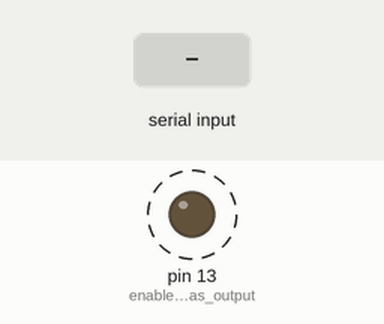
Recording of a sketch running on a simulated Arduino Uno, built with avr-gcc and run on an emulated ATmega328P. Parts: output pins drawn as LEDs (lit = HIGH). Dashed ring = blinking. The test bench sets the inputs (shaded band). EEPROM starts erased; what the sketch prints to the serial monitor is not drawn.

Above: at 1.2 s.
1.3 s: "R" received over Serial
Timing chart, 0 to 9.5 s (numbered marks = the images above; inputs shaded):
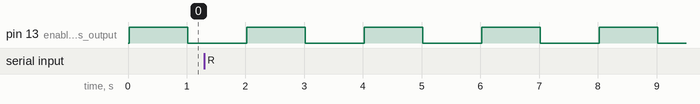

The sketch:

combining_interrupts.ino
```cpp
#include <Arduino.h>
#include <avr/wdt.h> // need for watchdog interrupt
#include <EEPROM.h> // need for EEPROM access

/*
Three interrupt example

James H. Bannock, 2017
Norges teknisk-naturvitenskapelige universitet (NTNU)

This program uses a timer to read the onboard chip temperature every second, if
the temperature is below a limit the watchdog function is reset, else the
watchdog will trigger a reset of the Arduino. The program also includes a serial
interrupt to read in data from the serial port.

*/

#define TEMP_LIMIT 36 // limit to trip watchdog

void setup() {
  Serial.begin(9600); (!Serial); // setup serial port
  pinMode(13,OUTPUT); // enable LED pin as output

  // EEPROM.read(0) stores a value 'E' if the watchdog reset the Arduino
  if (EEPROM.read(0) == 'E') Serial.println("Temperature Limit Exceeded - Reset!");

  // If the chip if hot, wait for it to cool down, use the LED to indicate
  while(getChipTemp() > TEMP_LIMIT) {
    digitalWrite(13, HIGH); delay(25);
    digitalWrite(13, LOW); delay(25);
  }

  // Chip is now cool, write an 'N', if the Arduino is now reset it wont show
  // the error message in Line 30
  EEPROM.write(0,'N');

  setupWatchdog(); // abstract watchdog setup
  setupTimer(); // abstract timer setup
  Serial.println(F("My Instrument")); // shows that instrument is ready
}

void serialEvent() { // serial port interrupt
  switch (Serial.read()) { // read first byte to choose operation
    case 'R': // run
    runExperiment(); // go to runExperiment() function
    break;
  }
}

ISR(TIMER1_COMPA_vect) {
  // toggle LED so we can see the ISR is active
  (digitalRead(13))? digitalWrite(13, LOW) : digitalWrite(13, HIGH);

  // if temperature is less than limit then safe to reset the watchdog
  if (getChipTemp() < TEMP_LIMIT) wdt_reset(); // resets watchdog
}

ISR(WDT_vect) { // Interrupt Service Routine (ISR) for WatchDog Timer (WDT)
  EEPROM.write(0,'E'); // store an 'E' to trigger an error message upon reset
                       // at line 30
}

void loop() {}

void setupWatchdog() {
  cli(); // turn off interrupts
  wdt_reset(); // reset the watchdog before making changes
  WDTCSR |= (1<<WDCE) | (1<<WDE); // needed to allow settings to be changed

  // WDIE = WatchDog Interrupt enable
  // WDE = WatchDog System reset enable
  // WDP = WatchDog Prescaler (configure these for different timings)
  // combination of WDP0, WDP1 and WDP2 enabled gives a timer of 2 s
  WDTCSR = (1<<WDIE) | (1<<WDE) | (0<<WDP3) | (1<<WDP2) | (1<<WDP1) | (1<<WDP0);
  sei(); // turn on interrupts
}

void setupTimer() {
  noInterrupts(); // turn off interrupts
  TCCR1A = 0; // reset Timer/Counter Control Register A for Timer 1
  TCCR1B = 0; // reset Timer/Counter Control Register B for Timer 1

  OCR1A = 15625; // set a timer value equivalent to 1 s

  // enable 1/1024 prescaling
  TCCR1B |= (1 << CS10);
  TCCR1B |= (1 << CS12);

  TCCR1B |= (1 << WGM12); // enable Clear Timer on Compare (CTC) mode
  TIMSK1 |= (1 << OCIE1A); // enable ISR
  interrupts(); // turn on interrupts
}

void runExperiment() { // dummy experiment
  for (int process = 0; process < 100; process++) { // 100 repeats
    Serial.print("Process "); Serial.println(process); // print proces number
    // print chip temperature so we can see it increase
    Serial.print("Current Chip Temp: "); Serial.println(getChipTemp());
    delay(1000); // delay to simulate other functions
  }
}

float getChipTemp() {
  // code required to acquire chip temperature from Atmel 328
  ADMUX = (_BV(REFS1) | _BV(REFS0) | _BV(MUX3)); // setup MUX for pin A8
  ADCSRA |= _BV(ADEN); // enable ADC enable (ADEN) in ADC Control and Status
                       // Register A (ADCSRA)
  delay(20);

  ADCSRA |= _BV(ADSC); // start ADC conversion

  while (bit_is_set(ADCSRA,ADSC)); // wait fo ADSC to go low, indicating end of
                                   // ADC conversion
  return ((ADCW - 324.31 ) / 1.22); // converts ADC value to temperature
}
```

Measured:
- by itself, pin 13 (enable_LED_pin_as_output): alternates HIGH for 1.0 s and LOW for 1.0 s
